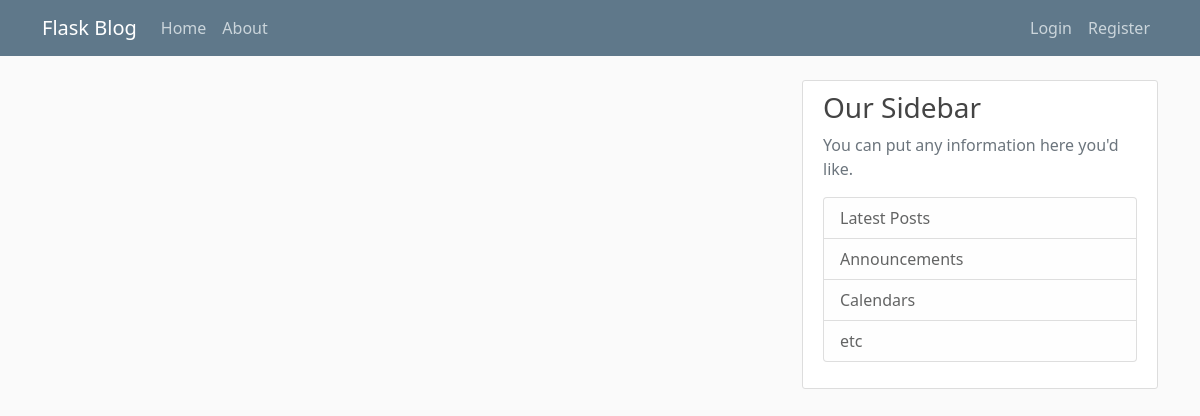
Page /home on the earlier database version.
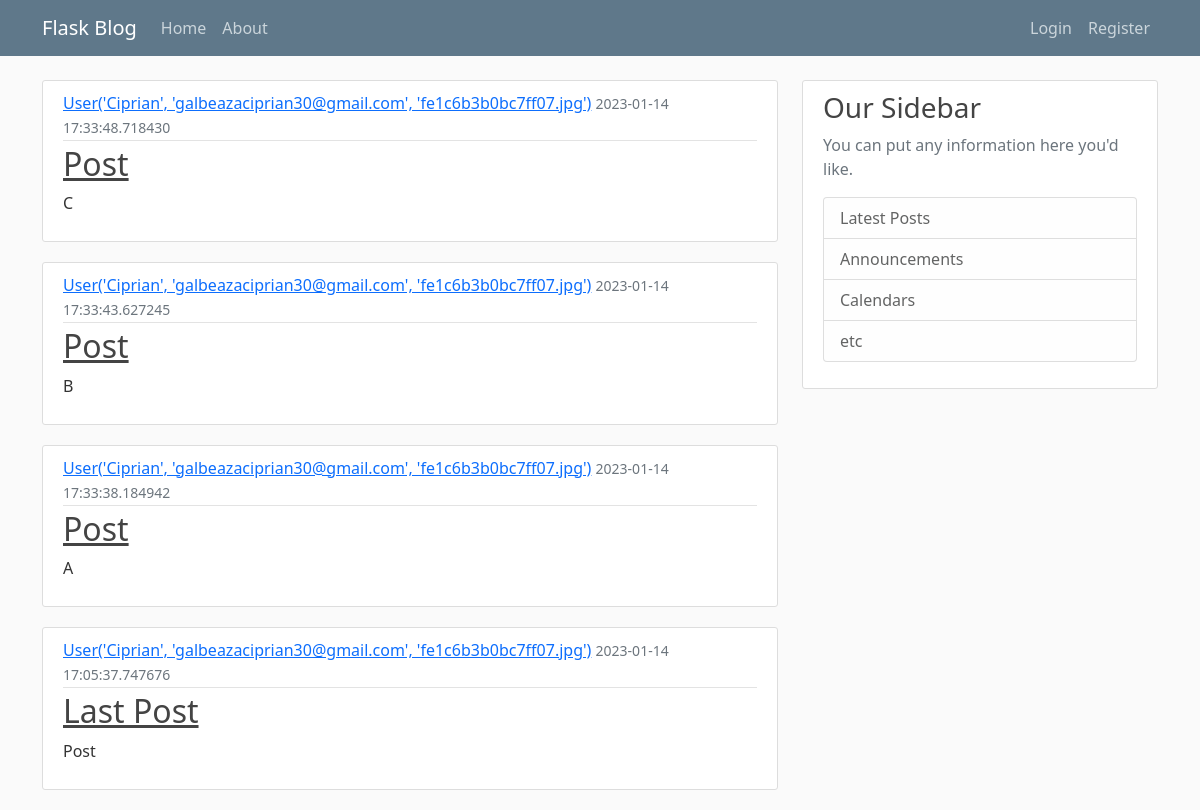
Same page on the later database version.
### flaskblog/models.py (models this page shows, shortened)
class Post(db.Model):
    id = db.Column(db.Integer, primary_key=True)
    title = db.Column(db.String(100), nullable=False)
    date_posted = db.Column(db.DateTime, nullable=False, default=datetime.utcnow)
    content = db.Column(db.Text, nullable=False)
    user_id = db.Column(db.Integer, db.ForeignKey('user.id'), nullable=False)

class User(db.Model, UserMixin):
    id = db.Column(db.Integer, primary_key=True)
    username = db.Column(db.String(20), unique=True, nullable=False)
    email = db.Column(db.String(120), unique=True, nullable=False)
    image_file = db.Column(db.String(20), nullable=False, default='default.jpg')
    password = db.Column(db.String(60), nullable=False)
    posts = db.relationship('Post', backref='author', lazy=True)
    def __repr__(self):
        return f"User('{self.username}', '{self.email}', '{self.image_file}')"

### flaskblog/routes.py (the view)
@app.route('/')
@app.route('/home')
def home():
    page = request.args.get('page', default=1, type=int)
    posts = Post.query.order_by(Post.date_posted.desc()).paginate(per_page=4, page=page)
    return render_template('home.html', posts=posts)

### flaskblog/templates/home.html
{% extends "layout.html" %}
{% block content %}
    {% for post in posts %}
        <article class="media content-section">
            <div class="media-body">
                <div class="article-metadata">
                    <a class="mr-2" href="#">{{ post.author }}</a>
                    <small class="text-muted">{{ post.date_posted }}</small>
                </div>
                <h2><a class="article-title" href="#">{{ post.title }}</a></h2>
                <p class="article-content">{{ post.content }}</p>
            </div>
        </article>
    {% endfor %}
{% endblock content %}

Differences in the rows shown:
added Post: author "User('Ciprian', 'galbeazaciprian30@gmail.com', 'fe1c6b3b0bc7ff07.jpg')", date_posted "2023-01-14 17:33:48.718430", title "Post", content "C"
added Post: author "User('Ciprian', 'galbeazaciprian30@gmail.com', 'fe1c6b3b0bc7ff07.jpg')", date_posted "2023-01-14 17:33:43.627245", title "Post", content "B"
added Post: author "User('Ciprian', 'galbeazaciprian30@gmail.com', 'fe1c6b3b0bc7ff07.jpg')", date_posted "2023-01-14 17:33:38.184942", title "Post", content "A"
added Post: author "User('Ciprian', 'galbeazaciprian30@gmail.com', 'fe1c6b3b0bc7ff07.jpg')", date_posted "2023-01-14 17:05:37.747676", title "Last Post", content "Post"
